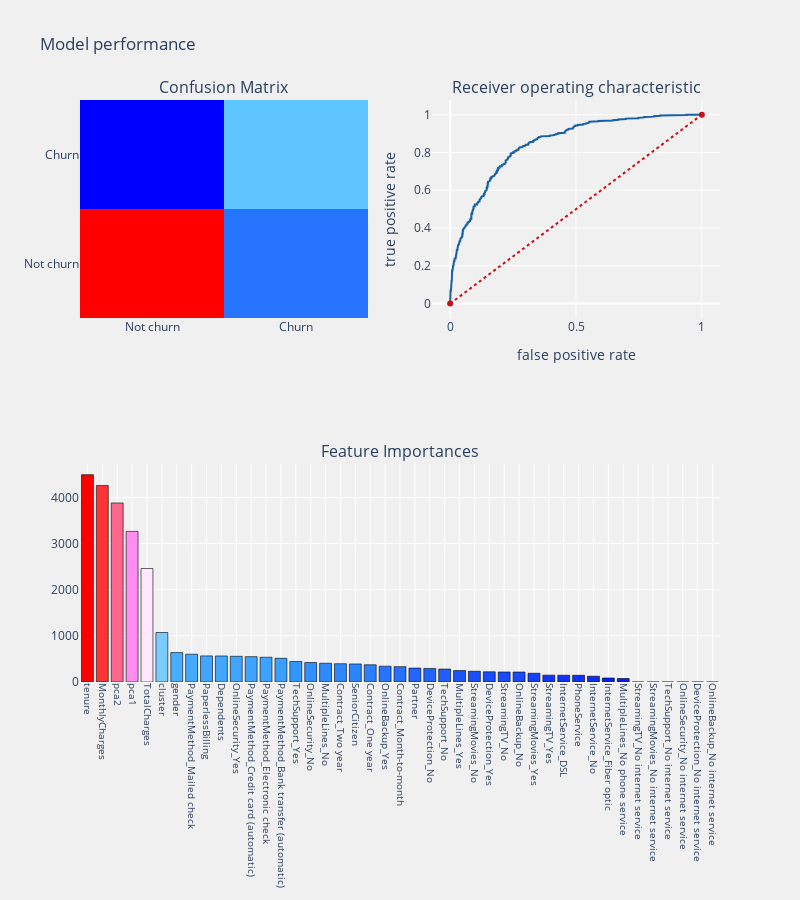

Here is the notebook cell this chart was saved with:
### Code cell
telecom_churn_prediction(lightgbm_, X_train_os, X_test, y_train_os.values.ravel(), y_test.values.ravel(),
                         cols,'features', threshold_plot = True)

### Figure 1 — Plotly figure (JSON) as saved in the notebook; plotly's stock layout.template omitted (floating-point values rounded to 4 significant figures; data arrays with more than 128 entries replaced by an {"elided": "..."} marker saying what was removed)
{"data": [{"colorscale": [[0, "rgb(0,0,255)"], [0.1, "rgb(51,153,255)"], [0.2, "rgb(102,204,255)"], [0.3, "rgb(153,204,255)"], [0.4, "rgb(204,204,255)"], [0.5, "rgb(255,255,255)"], [0.6, "rgb(255,204,255)"], [0.7, "rgb(255,153,255)"], [0.8, "rgb(255,102,204)"], [0.9, "rgb(255,102,102)"], [1, "rgb(255,0,0)"]], "name": "matrix", "showscale": false, "type": "heatmap", "x": ["Not churn", "Churn"], "xaxis": "x", "y": ["Not churn", "Churn"], "yaxis": "y", "z": [[1058, 224], [155, 324]]}, {"line": {"color": "rgb(22, 96, 167)", "width": 2}, "name": "Roc : 0.7508410983620973", "type": "scatter", "x": {"elided": "481 float values"}, "xaxis": "x2", "y": {"elided": "481 float values"}, "yaxis": "y2"}, {"line": {"color": "rgb(205, 12, 24)", "dash": "dot", "width": 2}, "type": "scatter", "x": [0, 1], "xaxis": "x2", "y": [0, 1], "yaxis": "y2"}, {"marker": {"color": [4495, 4261, 3881, 3265, 2460, 1073, 637, 603, 566, 564, 557, 550, 537, 514, 445, 422, 407, 396, 391, 374, 343, 333, 301, 294, 280, 248, 233, 221, 217, 216, 189, 149, 147, 145, 125, 86, 75, 0, 0, 0, 0, 0, 0], "colorscale": [[0, "rgb(0,0,255)"], [0.1, "rgb(51,153,255)"], [0.2, "rgb(102,204,255)"], [0.3, "rgb(153,204,255)"], [0.4, "rgb(204,204,255)"], [0.5, "rgb(255,255,255)"], [0.6, "rgb(255,204,255)"], [0.7, "rgb(255,153,255)"], [0.8, "rgb(255,102,204)"], [0.9, "rgb(255,102,102)"], [1, "rgb(255,0,0)"]], "line": {"color": "black", "width": 0.6}}, "name": "coefficients", "type": "bar", "x": ["tenure", "MonthlyCharges", "pca2", "pca1", "TotalCharges", "cluster", "gender", "PaymentMethod_Mailed check", "PaperlessBilling", "Dependents", "OnlineSecurity_Yes", "PaymentMethod_Credit card (automatic)", "PaymentMethod_Electronic check", "PaymentMethod_Bank transfer (automatic)", "TechSupport_Yes", "OnlineSecurity_No", "MultipleLines_No", "Contract_Two year", "SeniorCitizen", "Contract_One year", "OnlineBackup_Yes", "Contract_Month-to-month", "Partner", "DeviceProtection_No", "TechSupport_No", "MultipleLines_Yes", "StreamingMovies_No", "DeviceProtection_Yes", "StreamingTV_No", "OnlineBackup_No", "StreamingMovies_Yes", "StreamingTV_Yes", "InternetService_DSL", "PhoneService", "InternetService_No", "InternetService_Fiber optic", "MultipleLines_No phone service", "StreamingTV_No internet service", "StreamingMovies_No internet service", "TechSupport_No internet service", "OnlineSecurity_No internet service", "DeviceProtection_No internet service", "OnlineBackup_No internet service"], "xaxis": "x3", "y": [4495, 4261, 3881, 3265, 2460, 1073, 637, 603, 566, 564, 557, 550, 537, 514, 445, 422, 407, 396, 391, 374, 343, 333, 301, 294, 280, 248, 233, 221, 217, 216, 189, 149, 147, 145, 125, 86, 75, 0, 0, 0, 0, 0, 0], "yaxis": "y3"}], "layout": {"annotations": [{"font": {"size": 16}, "showarrow": false, "text": "Confusion Matrix", "x": 0.225, "xanchor": "center", "xref": "paper", "y": 1, "yanchor": "bottom", "yref": "paper"}, {"font": {"size": 16}, "showarrow": false, "text": "Receiver operating characteristic", "x": 0.775, "xanchor": "center", "xref": "paper", "y": 1, "yanchor": "bottom", "yref": "paper"}, {"font": {"size": 16}, "showarrow": false, "text": "Feature Importances", "x": 0.5, "xanchor": "center", "xref": "paper", "y": 0.375, "yanchor": "bottom", "yref": "paper"}], "autosize": false, "height": 900, "margin": {"b": 195}, "paper_bgcolor": "rgba(240,240,240, 0.95)", "plot_bgcolor": "rgba(240,240,240, 0.95)", "showlegend": false, "title": {"text": "Model performance"}, "width": 800, "xaxis": {"anchor": "y", "domain": [0, 0.45]}, "xaxis2": {"anchor": "y2", "domain": [0.55, 1], "title": {"text": "false positive rate"}}, "xaxis3": {"anchor": "y3", "domain": [0, 1], "showgrid": true, "tickangle": 90, "tickfont": {"size": 10}}, "yaxis": {"anchor": "x", "domain": [0.625, 1]}, "yaxis2": {"anchor": "x2", "domain": [0.625, 1], "title": {"text": "true positive rate"}}, "yaxis3": {"anchor": "x3", "domain": [0, 0.375]}}}
